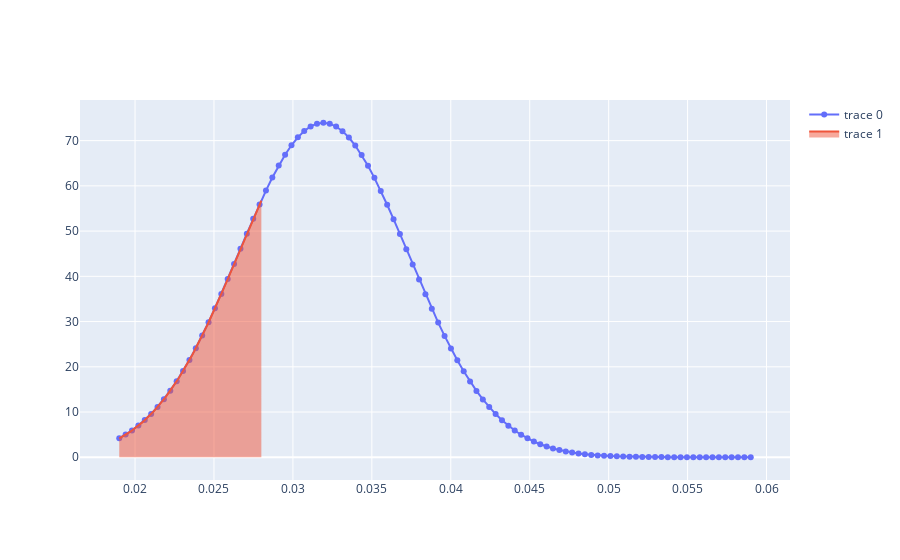

Notebook code cell kept with this figure:
### Code cell
busan_oz = df_ozone[df_ozone['구분(2)']=='부산광역시'].loc[2,'2021.07']
ozone_pro = cal_norm(mean,std,min,max,busan_oz)
ozone_pro
